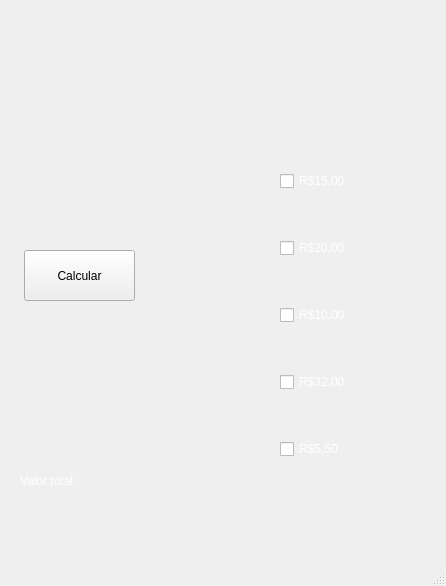
<?xml version="1.0" encoding="UTF-8"?>
<ui version="4.0">
 <class>MainWindow</class>
 <widget class="QMainWindow" name="MainWindow">
  <property name="geometry">
   <rect>
    <x>0</x>
    <y>0</y>
    <width>446</width>
    <height>586</height>
   </rect>
  </property>
  <property name="windowTitle">
   <string>MainWindow</string>
  </property>
  <widget class="QWidget" name="centralwidget">
   <widget class="QWidget" name="verticalLayoutWidget">
    <property name="geometry">
     <rect>
      <x>280</x>
      <y>130</y>
      <width>160</width>
      <height>371</height>
     </rect>
    </property>
    <layout class="QVBoxLayout" name="verticalLayout">
     <item>
      <widget class="QCheckBox" name="checkBox_2">
       <property name="styleSheet">
        <string notr="true">font: 75 16pt &quot;MS Shell Dlg 2&quot;;
color: rgb(255, 255, 255);</string>
       </property>
       <property name="text">
        <string>R$15,00</string>
       </property>
      </widget>
     </item>
     <item>
      <widget class="QCheckBox" name="checkBox_4">
       <property name="styleSheet">
        <string notr="true">font: 75 16pt &quot;MS Shell Dlg 2&quot;;
color: rgb(255, 255, 255);</string>
       </property>
       <property name="text">
        <string>R$20,00</string>
       </property>
      </widget>
     </item>
     <item>
      <widget class="QCheckBox" name="checkBox_5">
       <property name="styleSheet">
        <string notr="true">font: 75 16pt &quot;MS Shell Dlg 2&quot;;
color: rgb(255, 255, 255);</string>
       </property>
       <property name="text">
        <string>R$10,00</string>
       </property>
      </widget>
     </item>
     <item>
      <widget class="QCheckBox" name="checkBox_3">
       <property name="styleSheet">
        <string notr="true">font: 75 16pt &quot;MS Shell Dlg 2&quot;;
color: rgb(255, 255, 255);</string>
       </property>
       <property name="text">
        <string>R$32,00</string>
       </property>
      </widget>
     </item>
     <item>
      <widget class="QCheckBox" name="checkBox">
       <property name="styleSheet">
        <string notr="true">font: 75 16pt &quot;MS Shell Dlg 2&quot;;
color: rgb(255, 255, 255);</string>
       </property>
       <property name="text">
        <string>R$5,50</string>
       </property>
      </widget>
     </item>
    </layout>
   </widget>
   <widget class="QPushButton" name="pushButton">
    <property name="geometry">
     <rect>
      <x>24</x>
      <y>250</y>
      <width>111</width>
      <height>51</height>
     </rect>
    </property>
    <property name="styleSheet">
     <string notr="true">font: 75 16pt &quot;MS Shell Dlg 2&quot;;</string>
    </property>
    <property name="text">
     <string>Calcular</string>
    </property>
   </widget>
   <widget class="QLabel" name="label">
    <property name="geometry">
     <rect>
      <x>20</x>
      <y>450</y>
      <width>201</width>
      <height>61</height>
     </rect>
    </property>
    <property name="styleSheet">
     <string notr="true">color: rgb(255, 255, 255);
font: 75 16pt &quot;MS Shell Dlg 2&quot;;
</string>
    </property>
    <property name="text">
     <string>Valor total: </string>
    </property>
   </widget>
  </widget>
  <widget class="QMenuBar" name="menubar">
   <property name="geometry">
    <rect>
     <x>0</x>
     <y>0</y>
     <width>446</width>
     <height>21</height>
    </rect>
   </property>
  </widget>
  <widget class="QStatusBar" name="statusbar"/>
 </widget>
 <resources/>
 <connections/>
</ui>
